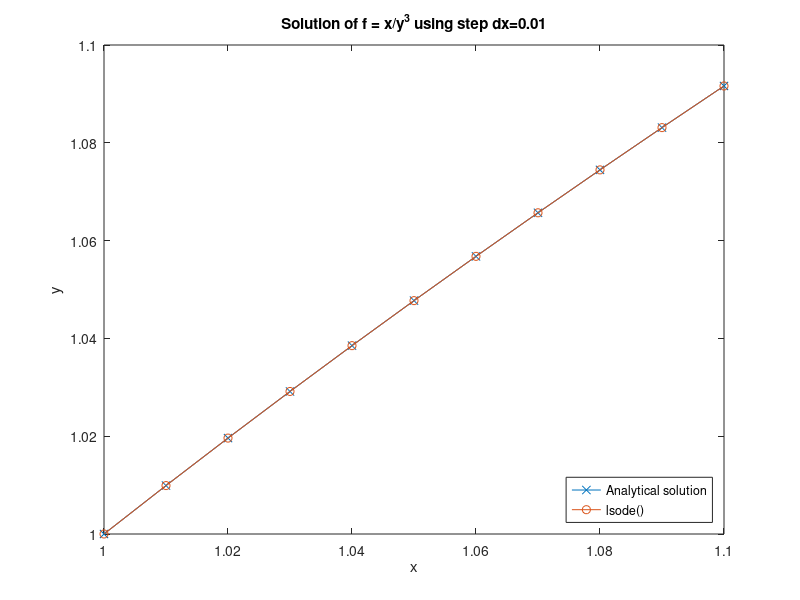
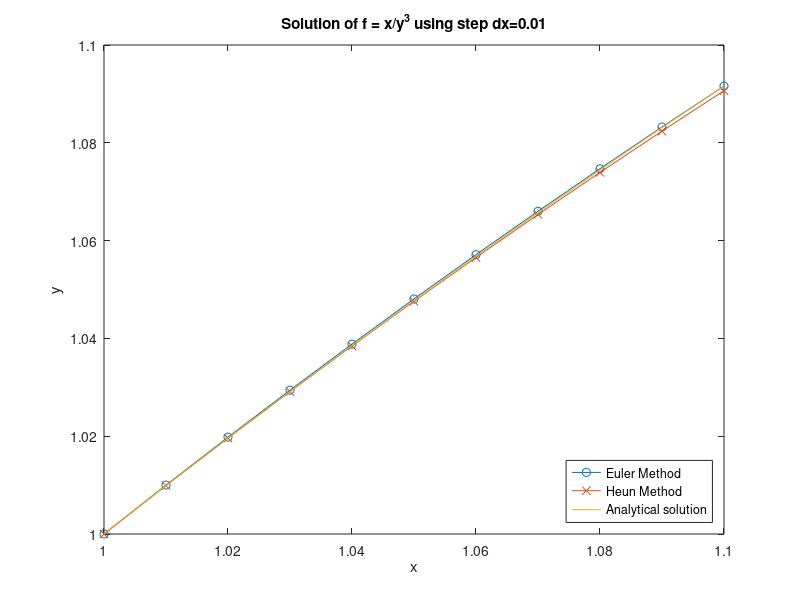
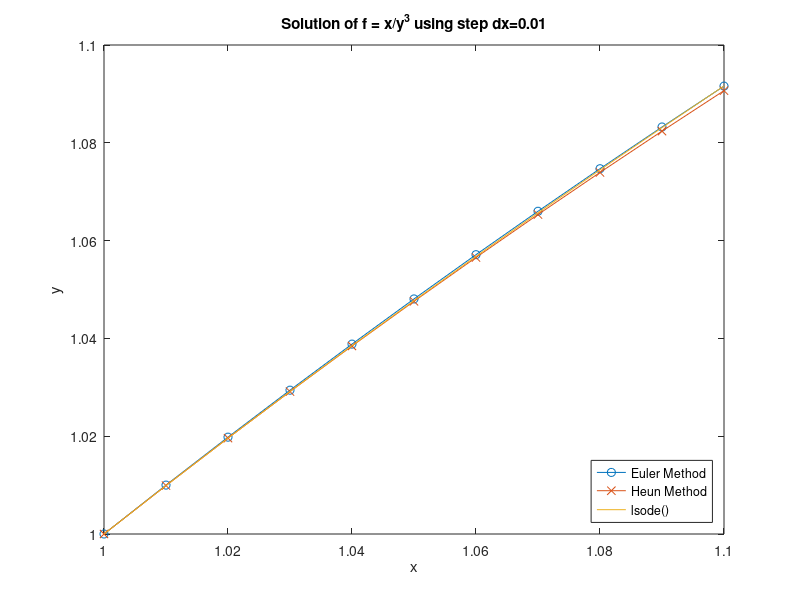

Write MATLAB code to recreate these figures, in order.
# author @MiroKurka

f = @(y,x) x/y^3;# <- HERE is the fix per our discussion, switch variables due to lsode()


#dx = 0.1;
dx = 0.01; #uncomment step for better solution
N=10;


x = zeros(N+1,1);
y_euler = zeros(N+1,1);
y_Heun = zeros(N+1,1);
y_analytical= zeros(N+1,1);
exact_solution= @(x) (2*x.^2-1).^(1/4);

x(1) = 1;
y_euler(1) = 1;
y_Heun(1) = 1;


for i=1:N
    x(i+1) = x(i) + dx;
    y_euler(i+1) = y_euler(i) + dx*f(x(i),y_euler(i));
    y_temp = y_Heun(i) + dx*f(x(i),y_Heun(i));
    y_Heun(i+1) = y_Heun(i) + 0.5*dx*(f(x(i),y_Heun(i)) + f(x(i+1),y_temp));
    #y_analytical=exact_solution(x(i)); doesnt work
end

% Solve the differential equation using lsode()
tspan = linspace(1, 1+N*dx, N+1); # code taken from MATLAB forums
y_lsode = lsode(f, 1, tspan);

if dx == 0.1
  x_al = 1:0.1:2.2; 
else
  x_al = 1:0.01:1.1;
end

y_analytical=exact_solution(x_al);

plot(x_al,y_analytical,'-x',tspan,y_lsode,'-o');
xlabel('x')
ylabel('y')
title(sprintf('Solution of f = x/y^3 using step dx=%.2f', dx))
legend('Analytical solution','lsode()','Location','southeast');

figure() 
plot(x,y_euler,'-o',x,y_Heun,'-x',x_al,y_analytical);
xlabel('x');
ylabel('y');
title(sprintf('Solution of f = x/y^3 using step dx=%.2f', dx))
legend('Euler Method', 'Heun Method','Analytical solution','Location','southeast');


figure() 
plot(x,y_euler,'-o',x,y_Heun,'-x',tspan,y_lsode);
xlabel('x');
ylabel('y');
title(sprintf('Solution of f = x/y^3 using step dx=%.2f', dx))
legend('Euler Method', 'Heun Method','lsode()','Location','southeast');
